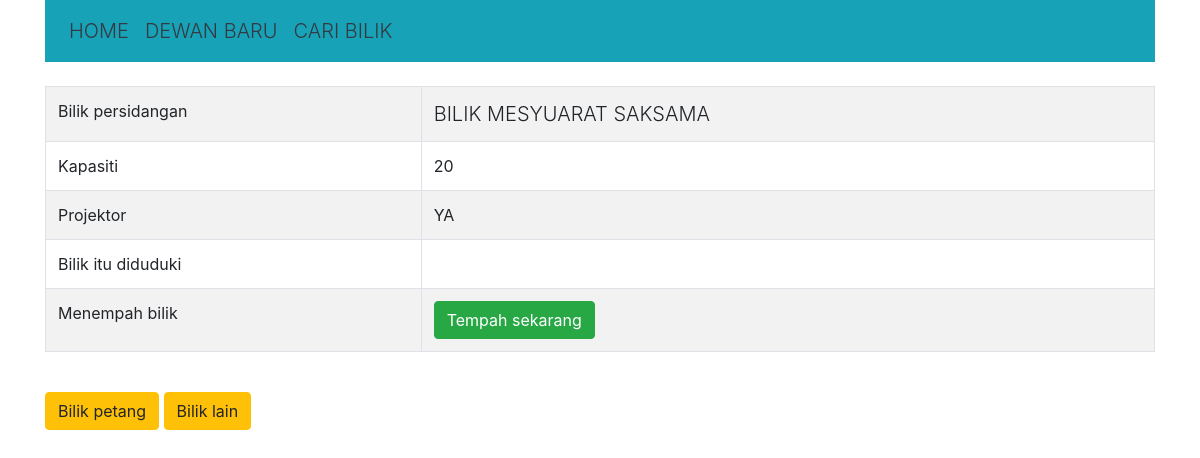
/room/2/, run on an earlier commit of the app's database.
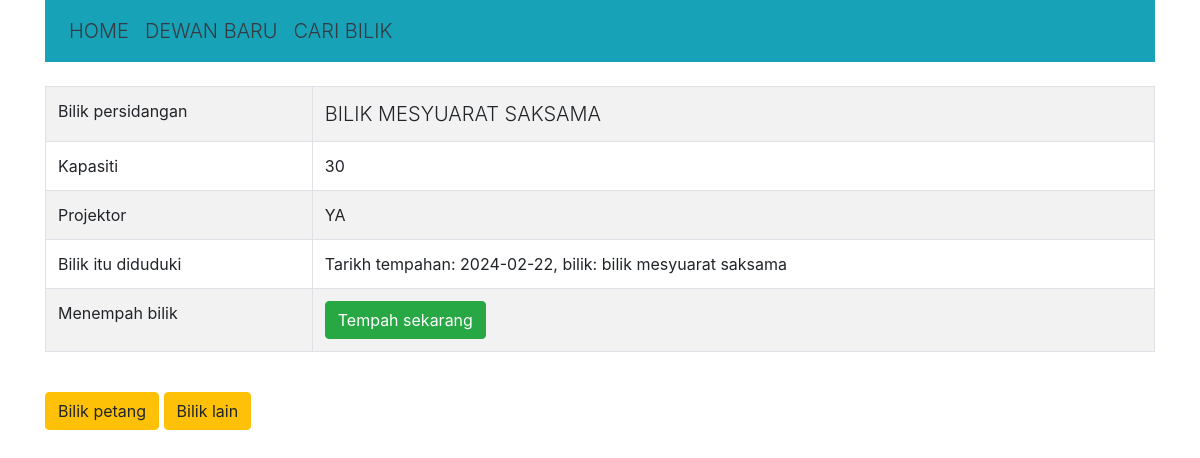
And on a later commit of the database.
### booking_app/models.py (models this page shows, shortened)
class Room(models.Model):
    name = models.CharField(max_length=100)
    capacity = models.IntegerField()
    projector = models.BooleanField(default=True)

class Reservation(models.Model):
    room = models.ManyToManyField(Room)
    date = models.DateField()
    comment = models.TextField()
    def __str__(self):
        for r in self.room.all():
            return "Tarikh tempahan: {}, bilik: {}".format(self.date, r.name)

### booking_app/views.py (the view)
# urls.py: path('room/<int:id>/', views.room, name='room'),
def room(request, id):
    id = int(id)
    room = Room.objects.get(pk=id)
    reservations = room.reservation_set.filter(date__gte=today).order_by('date')
    rooms = Room.objects.all()
    if room.projector == True:
        projector = "YA"
    else:
        projector = "TIDAK"
    ctx = {
        "room": room,
        "projector": projector,
        "reservations":reservations,
        "rooms":rooms,
    }
    return render(request, 'booking/room.html', ctx)

### booking_app/templates/booking/room.html (shortened to what this page needs)
{% extends 'booking/base.html' %}
{% block content %}
    <br/>
    <table class="table table-bordered table-striped">
        <tr>
            <td>Bilik persidangan</td>
            <td class="lead">{{ room.name|upper }}</td>
        </tr>
        <tr>
            <td>Kapasiti</td>
            <td>{{ room.capacity }}</td>
        </tr>
        <tr>
            <td>Projektor</td>
            <td>{{ projector }}</td>
        </tr>
        <tr>
            <td>Bilik itu diduduki</td>
            <td>{% for reservation in reservations %}{{ reservation }}<br/>{% endfor %}</td>
        </tr>
        <tr>
            <td>Menempah bilik</td>
            <td>
                <a href="{% url 'booking:reservation' room.id %}">
                <button class="btn btn-success">Tempah sekarang</button></a>
            </td>
        </tr>
    </table>
    <br/>
    {% if room.id > 1 %}
        <a href="{% url 'booking:room' room.id|add:'-1' %}">
            <button class="btn btn-warning">Bilik petang</button>
        </a>
    {% else %}
        <a href="{% url 'booking:room' rooms|length %}">
            <button class="btn btn-warning">Bilik petang</button>
        </a>
    {% endif %}
    {% if room.id < rooms|length %}
        <a href="{% url 'booking:room' room.id|add:'1' %}">
            <button class="btn btn-warning">Bilik lain</button>
        </a>
    {% else %}
        <a href="{% url 'booking:room' 1 %}">
            <button class="btn btn-warning">Bilik lain</button>
        </a>
    {% endif %}
    <br/>
{% endblock %}

What changed in the data, as far as the page shows it:
changed Room "BILIK MESYUARAT SAKSAMA": capacity "20" → "30"
added Reservation: id+date "Tarikh tempahan: 2024-02-22, bilik: bilik mesyuarat saksama"
